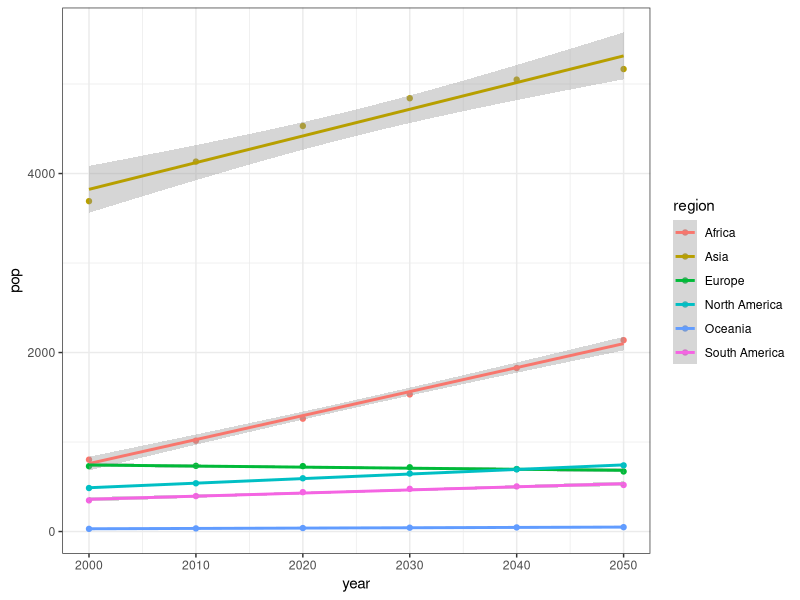

This chart was generated by the following R code:
## ---- chunk 1
knitr::opts_chunk$set(echo = TRUE, warning = FALSE)

# Above is some code to tell R if you want to show code chunks 
# (the gray areas that send commands to the R engine) in your final 
# document.  The choices are yes (echo = TRUE) or no (echo = FALSE).
## ---- chunk 2
# <- this is a hash-tag.  It tells R that you are going to make a comment.
# R will ignore comments, which is the text after the hash-tag.

# Packages are libraries of new commands.  This opens the 'Tidyverse' package.
library(tidyverse)

# Now, take a look at the tidyverse by using the dictionary.  One way to 
# get to the dictionary is by using a '?' as shown below.  Ctrl+enter on
# '?tidyverse' below to see the description of the package.
# ?tidyverse

# You can also use the 'Help' tab in the lower left panel and type in the
# command or package your wondering about in the search bar.
## ---- chunk 3
# This is a general statement to read in a csv file
# mydata <- read.csv(“path to filename.csv”)

# we are going to bring in three different looks of the same 
# world population data.  The benefit of setting a working directory
# is that you don't need to specify a long path to tell R where
# your data is at.

# Ctrl+Enter to read in the three looks at world population data.
world_pop <- read_csv("world_pop.csv")
world_pop2 <- read_csv("world_pop2.csv")
world_pop3 <- read_csv("world_pop3.csv")
## ---- chunk 4

head(world_pop) # shows the head (top) of the dataset
str(world_pop) # shows the types of varables in the dataset

# You can also view the data in a spreadsheet format 
# by uncommenting the line below.
# View(world_pop) # shows the data in a 'spreadsheet' format

summary(world_pop) # creates a summary of the data
## ---- chunk 5
world_pop2 <- read.csv("world_pop2.csv")
head(world_pop2) # shows the head of the dataset
str(world_pop2) # shows the types of varables in the dataset

# View(world_pop2) # shows the data in a 'spreadsheet' format

summary(world_pop2) # creates a summary of the data
## ---- chunk 6
world_pop3 <- read.csv("world_pop3.csv")
head(world_pop3) # shows the head of the dataset
str(world_pop3) # shows the types of varables in the dataset

# View(world_pop3) # shows the data in a 'spreadsheet' format

summary(world_pop3) # creates a summary of the data
## ---- chunk 7
# This is a plot using a package called ggplot. 
# ggplot uses grammer of graphics.  I <3 ggplot!

ggplot(world_pop3, aes(year, pop, color = region)) +
  geom_point() +
  geom_smooth(method = 'lm') +
  theme_bw() 
